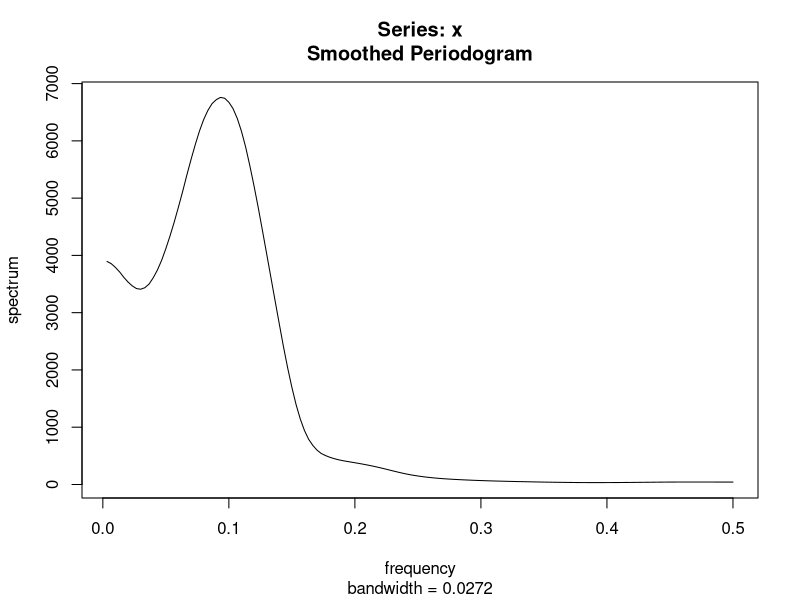
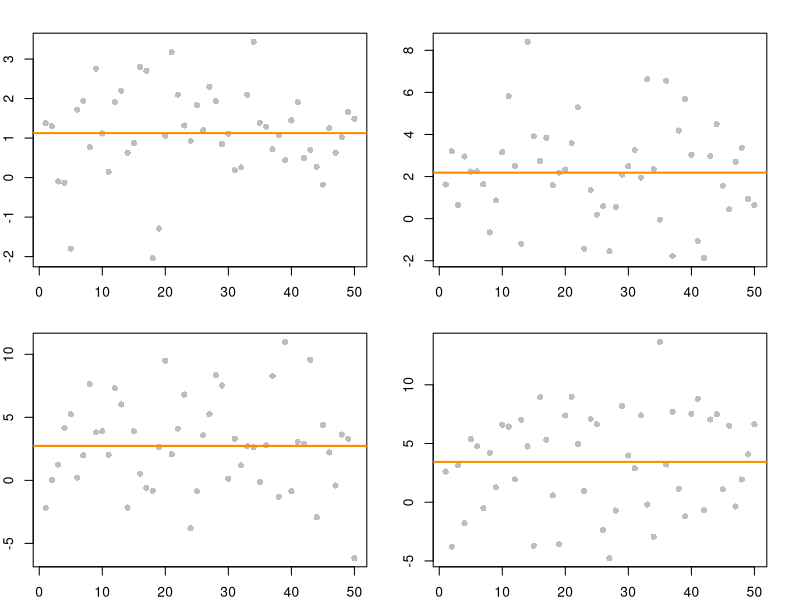
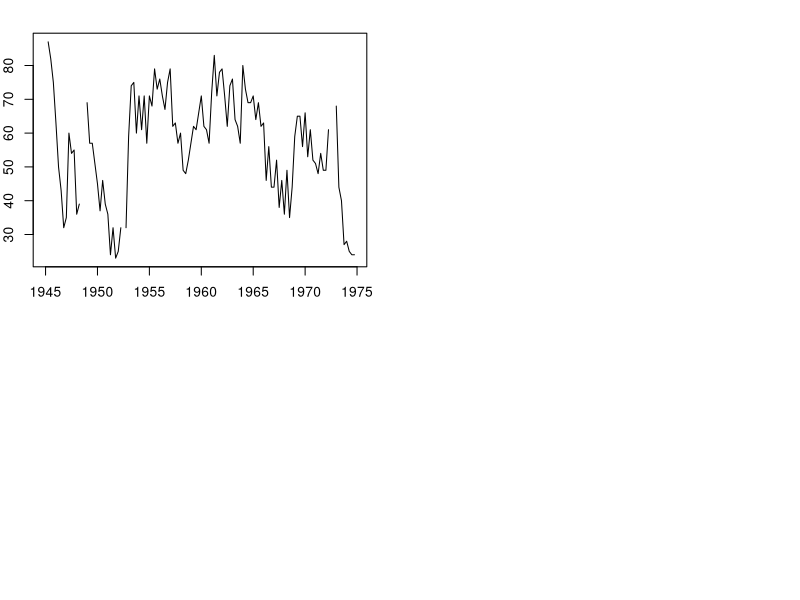
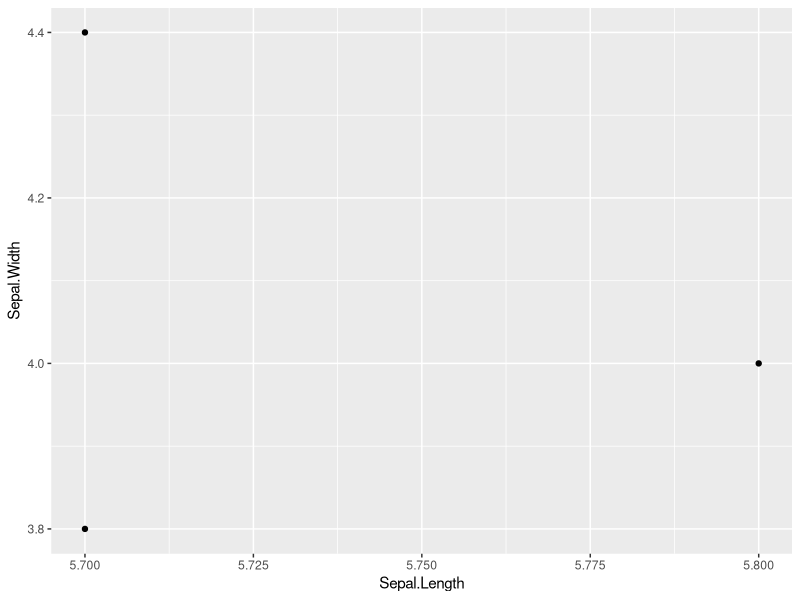

Reproduce these figures in R, in order.
## ---- chunk 1
library(magrittr)
## ---- chunk 2
# Reproduce example 10.4.3 from Brockwell and Davis (1991) [@Brockwell_1991_Time]
spectrum(sunspot.year, kernel = kernel("daniell", c(11,7,3)), log = "no")
## ---- chunk 3
means <- 1:4
sds <- 1:4
set.seed(2020)
samples <- mapply(rnorm, mean = means, sd = sds, MoreArgs = list(n = 50), SIMPLIFY = FALSE)
samples
## ---- chunk 4
par(mfrow = c(2, 2), mar = c(2, 2, 2, 2))
invisible(lapply(samples, function(x) {
  plot(x, pch = 16, col = "grey")
  abline(h = mean(x), lwd = 2, col = "darkorange")
}))
## ---- chunk 5
sapply(samples, mean)
## ---- chunk 6
lapply(samples, quantile, probs = 1:3/4)
## ---- chunk 7
sapply(samples, quantile, probs = 1:3/4)
vapply(samples, fivenum, c(Min. = 0, "1st Qu." = 0, Median = 0, "3rd Qu." = 0, Max. = 0))
## ---- chunk 8
plot(presidents)
## ---- chunk 9
tapply(presidents, cycle(presidents), mean, na.rm = TRUE)
## ---- chunk 10
# Base R
cbind(expand.grid(quarter = c("Qtr1", "Qtr2", "Qtr3", "Qtr4"), year = 1945:1974), rate = as.vector(presidents)) %>%
  reshape(., v.names = "rate", idvar = "year", timevar = "quarter", direction = "wide", sep = "") %>%
  `colnames<-`(., gsub(pattern = "(rate)", x = colnames(.), replacement =  "")) %>% 
  `[`(., -1) %>% 
  apply(., 2, mean, na.rm = TRUE)
## ---- chunk 11
# 一个变量分组求和
tapply(warpbreaks$breaks, warpbreaks[, 3, drop = FALSE], sum)
# 两个变量分组计数
with(warpbreaks, table(wool, tension))
# 两个变量分组求和
aggregate(breaks ~ wool + tension, data = warpbreaks,  sum) %>% 
  reshape(., v.names = "breaks", idvar = "wool", timevar = "tension", direction = "wide", sep = "") %>% 
  `colnames<-`(., gsub(pattern = "(breaks)", x = colnames(.), replacement =  ""))
## ---- chunk 12
iris[iris$Species == 'setosa' & iris$Sepal.Length > 5.5, grepl('Sepal', colnames(iris))]
subset(iris, subset = Species == 'setosa' & Sepal.Length > 5.5, select = grepl('Sepal', colnames(iris)))
## ---- chunk 13
# https://github.com/Rdatatable/data.table/issues/4513
# https://d.cosx.org/d/421532-datatable-base-r
library(data.table)
iris <- as.data.table(iris)
## ---- chunk 14
iris[Species == "setosa" & Sepal.Length > 5.5, grepl("Sepal", colnames(iris))]
## ---- chunk 15
iris[Species == "setosa" & Sepal.Length > 5.5, grepl("Sepal", colnames(iris)), with = FALSE]
## ---- chunk 16
iris[Species == "setosa" & Sepal.Length > 5.5, mget(grep("Sepal", colnames(iris), value = TRUE))]
## ---- chunk 17
iris[Species == 'setosa' & Sepal.Length > 5.5, .SD, .SDcols = patterns('Sepal')]
## ---- chunk 18
methods("aggregate")
args("aggregate.data.frame")
args("aggregate.ts")

# getAnywhere(aggregate.formula)
## ---- chunk 19
library(data.table)

dt <- data.table(
  x = rep(1:3, each = 3), y = rep(1:3, 3),
  z = rep(c("A", "B", "C"), 3), w = rep(c("a", "b", "a"), each = 3)
)

dt[, .(x_sum = sum(x), y_sum = sum(y)), by = .(z, w)]
dt[, .(x_sum = sum(x), y_sum = sum(y)), by = mget(c("z", "w"))]
## ---- chunk 20
dat1 <- data.frame(x = c(0, 0, 10, 10, 20, 20, 30, 30), y = c(1, 1, 2, 2, 3, 3, 4, 4))
dat2 <- data.frame(x = c(0, 10, 20, 30), z = c(3, 4, 5, 6))

data.frame(dat1, z = dat2$z[match(dat1$x, dat2$x)])

merge(dat1, dat2)
## ---- chunk 21
args("reshape")
## ---- chunk 22
PlantGrowth$id <- rep(1:10, 3)
reshape(
  data = PlantGrowth, idvar = "group", v.names = "weight",
  timevar = "id", direction = "wide",
  sep = ""
) %>% 
knitr::kable(.,
  caption = "不同生长环境下植物的干重", row.names = FALSE,
  col.names = gsub("(weight)", "", names(.)),
  align = "c"
)
## ---- chunk 23
PlantGrowth_DT <- as.data.table(PlantGrowth)
# 纵
dcast(PlantGrowth_DT, id ~ group, value.var = "weight")
# 横
dcast(PlantGrowth_DT, group ~ id, value.var = "weight")
## ---- chunk 24
# 数值型变量的列的位置
which(sapply(iris, is.numeric))
## ---- chunk 25
iris[,sapply(iris, is.numeric), with = F][Sepal.Length > 7.5]
## ---- chunk 26
class(iris)
## ---- chunk 27
library(ggplot2)
iris %>%
  as.data.table(.) %>%
  .[Species == "setosa"] %>% # 行过滤
  .[Sepal.Length > 5.5] %>% # 行过滤
  .[, mget(grep("Sepal", colnames(.), value = TRUE))] %>% # 列过滤
  # .[, grepl("Sepal", colnames(.)), with = FALSE] %>%
  ggplot(aes(x = Sepal.Length, y = Sepal.Width)) + # 绘图
  geom_point()
## ---- chunk 28
set.seed(2020)
dat = data.frame(num_a = rep(seq(4), each = 4), num_b = rep(seq(4), times = 4), 
                 group_a = sample(x = letters[1:3], size = 16, replace = T), 
                 group_b = sample(x = LETTERS[1:3], size = 16, replace = T))
dat = as.data.table(dat)
dat
## ---- chunk 29


## ---- chunk 30
dat[, .(length(num_a)) , by = .(group_a)] # dat[, .N , by = .(group_a)]
dat[, .(length(num_a)) , by = .(group_b)]

dat[, .(length(num_a)), by = .(group_a, group_b)]
## ---- chunk 31
# 无放回的抽样
dt_sample_1 <- dat[, .SD[sample(x = .N, size = 2, replace = FALSE)], by = group_a]
# 有放回的随机抽样
dt_sample_2 <- dat[, .SD[sample(x = .N, size = 3, replace = TRUE)], by = group_a]
## ---- chunk 32
dat[, .SD[sample(x = .N, size = min(4, .N))], by = group_a]
## ---- chunk 33
dat[with(dat, order(-ave(num_a, group_a, FUN = max), -num_a)), ]
# num_a 降序排列，然后对 group_a 升序排列
dat[with(dat, order(-num_a, group_a)), ]
# 简写
dat[order(-num_a, group_a)]
## ---- chunk 34
dat[, .(length(!is.na(num_a))) , by = .(group_a)]
## ---- chunk 35
dat[, .(length(unique(num_a))) , by = .(group_a)]
